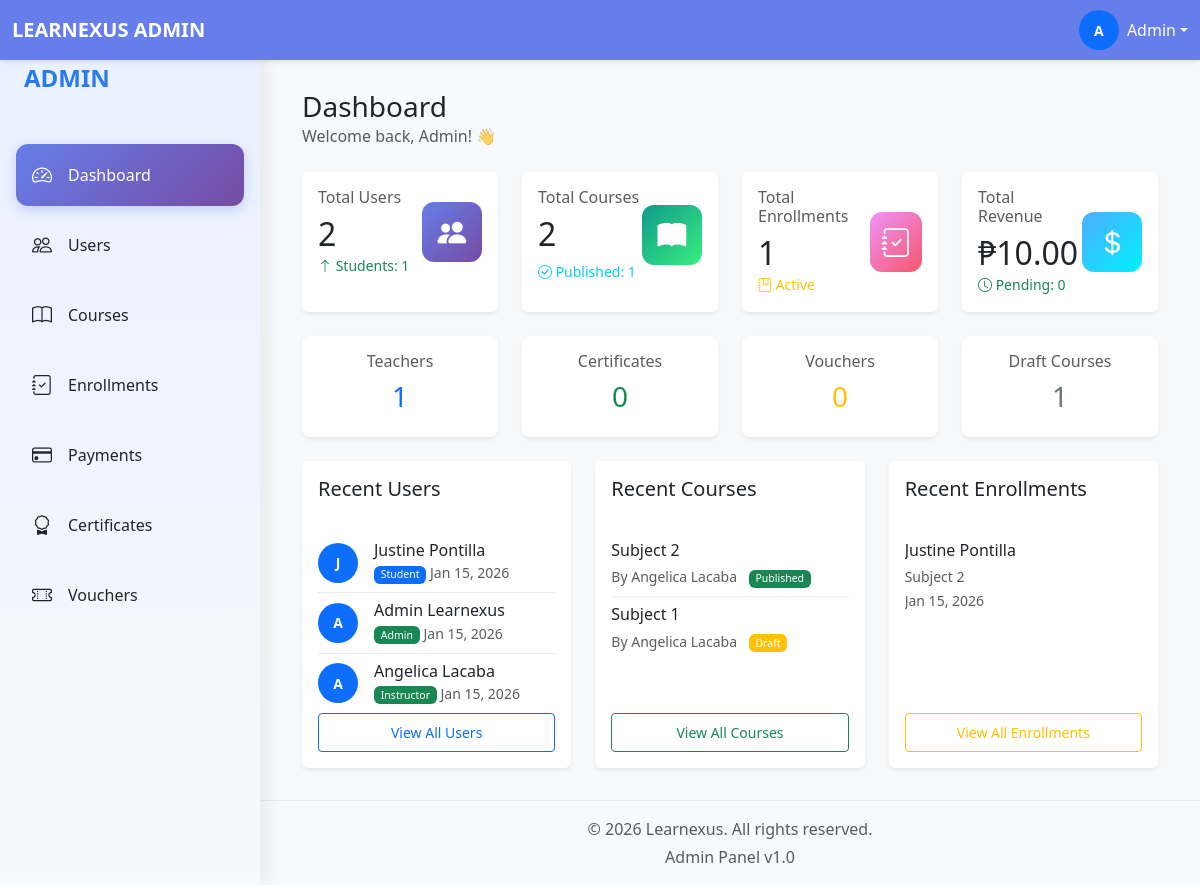
/admin/dashboard.php (signed in), run on the app's committed database.
### tables this page shows
CREATE TABLE `users` (
  `userID` int(11) NOT NULL,
  `email` varchar(255) NOT NULL,
  `passwordHash` varchar(255) NOT NULL,
  `firstName` varchar(100) NOT NULL,
  `lastName` varchar(100) NOT NULL,
  `middleInitial` varchar(5) NOT NULL,
  `phone` varchar(20) DEFAULT NULL,
  `avatar` varchar(255) DEFAULT NULL,
  `phoneVerified` tinyint(1) DEFAULT 0,
  `emailVerified` tinyint(1) DEFAULT 0,
  `role` enum('student','instructor','admin') DEFAULT 'student',
  `status` enum('active','inactive','suspended') DEFAULT 'active',
  `createdAt` timestamp NOT NULL DEFAULT current_timestamp(),
  `studentNumber` varchar(50) DEFAULT NULL,
  `teacherNumber` varchar(50) DEFAULT NULL
);

CREATE TABLE `courses` (
  `courseID` int(11) NOT NULL,
  `teacherID` int(11) NOT NULL,
  `title` varchar(255) NOT NULL,
  `description` text DEFAULT NULL,
  `price` decimal(10,2) DEFAULT 0.00,
  `category` varchar(100) DEFAULT NULL,
  `status` enum('draft','published','archived') DEFAULT 'draft',
  `passingScore` int(11) DEFAULT 70,
  `createdAt` timestamp NOT NULL DEFAULT current_timestamp()
);

CREATE TABLE `enrollments` (
  `enrollmentID` int(11) NOT NULL,
  `userID` int(11) NOT NULL,
  `courseID` int(11) NOT NULL,
  `paymentID` int(11) DEFAULT NULL,
  `progressPercentage` decimal(5,2) DEFAULT 0.00,
  `enrolledAt` timestamp NOT NULL DEFAULT current_timestamp(),
  `completedAt` timestamp NULL DEFAULT NULL,
  `status` enum('active','completed','dropped','pending') DEFAULT 'active'
);

### admin/dashboard.php (the view, shortened to what this page needs)
<?php
require_once '../database/db_connect.php';
try {
    $stmt = $conn->query("SELECT role, COUNT(*) as count FROM users GROUP BY role");
    $userStats = $stmt->fetchAll(PDO::FETCH_KEY_PAIR);
    $totalStudents = $userStats['student'] ?? 0;
    $totalTeachers = $userStats['instructor'] ?? 0;
    $totalUsers = $totalStudents + $totalTeachers;
    $stmt = $conn->query("SELECT status, COUNT(*) as count FROM courses GROUP BY status");
    $courseStats = $stmt->fetchAll(PDO::FETCH_KEY_PAIR);
    $publishedCourses = $courseStats['published'] ?? 0;
    $draftCourses = $courseStats['draft'] ?? 0;
    $archivedCourses = $courseStats['archived'] ?? 0;
    $totalCourses = $publishedCourses + $draftCourses + $archivedCourses;
    $stmt = $conn->query("SELECT COUNT(*) FROM enrollments");
    $totalEnrollments = $stmt->fetchColumn();
    $stmt = $conn->query("SELECT SUM(amount) FROM payments WHERE status = 'completed'");
    $totalRevenue = $stmt->fetchColumn() ?? 0;
    $stmt = $conn->query("SELECT COUNT(*) FROM payments WHERE status = 'pending'");
    $pendingPayments = $stmt->fetchColumn();
    $stmt = $conn->query("SELECT COUNT(*) FROM certificates");
    $totalCertificates = $stmt->fetchColumn();
    $stmt = $conn->query("SELECT COUNT(*) as total, SUM(isUsed) as used FROM vouchers");
    $voucherStats = $stmt->fetch();
    $totalVouchers = $voucherStats['total'] ?? 0;
    $stmt = $conn->query("SELECT userID, firstName, lastName, role, createdAt FROM users ORDER BY createdAt DESC LIMIT 5");
    $recentUsers = $stmt->fetchAll(PDO::FETCH_ASSOC);
    $stmt = $conn->query("
        SELECT c.courseID, c.title, c.status, c.createdAt, u.firstName, u.lastName
        FROM courses c
        JOIN users u ON c.teacherID = u.userID
        ORDER BY c.createdAt DESC
        LIMIT 5
    ");
    $recentCourses = $stmt->fetchAll(PDO::FETCH_ASSOC);
    $stmt = $conn->query("
        SELECT e.enrollmentID, e.enrolledAt, u.firstName, u.lastName, c.title
        FROM enrollments e
        JOIN users u ON e.userID = u.userID
        JOIN courses c ON e.courseID = c.courseID
        ORDER BY e.enrolledAt DESC
        LIMIT 5
    ");
    $recentEnrollments = $stmt->fetchAll(PDO::FETCH_ASSOC);
} catch (PDOException $e) {
    error_log("Dashboard Error: " . $e->getMessage());
}
include 'includes/header.php';
include 'includes/sidebar.php';
?>
<div class="main-content">
    <div class="container-fluid">
        <div class="d-flex justify-content-between align-items-center mb-4">
            <div>
                <h1 class="h3 mb-0">Dashboard</h1>
                <p class="text-muted mb-0">Welcome back, <?php echo htmlspecialchars($_SESSION['first_name']); ?>! 👋</p>
            </div>
        </div>
        <div class="row g-4 mb-4">
            <div class="col-xl-3 col-md-6">
                <div class="card stat-card border-0 shadow-sm h-100">
                    <div class="card-body">
                        <div class="d-flex justify-content-between align-items-center">
                            <div>
                                <h6 class="text-muted mb-2">Total Users</h6>
                                <h2 class="mb-0"><?php echo number_format($totalUsers); ?></h2>
                                <small class="text-success">
                                    <i class="bi bi-arrow-up"></i> Students: <?php echo $totalStudents; ?>
                                </small>
                            </div>
                            <div class="stat-icon bg-primary">
                                <i class="bi bi-people-fill"></i>
                            </div>
                        </div>
                    </div>
                </div>
            </div>
            <div class="col-xl-3 col-md-6">
                <div class="card stat-card border-0 shadow-sm h-100">
                    <div class="card-body">
                        <div class="d-flex justify-content-between align-items-center">
                            <div>
                                <h6 class="text-muted mb-2">Total Courses</h6>
                                <h2 class="mb-0"><?php echo number_format($totalCourses); ?></h2>
                                <div class="d-flex gap-2 justify-content-start align-items-center mt-2">
                                    <small class="text-info">
                                        <i class="bi bi-check-circle"></i> Published: <?php echo $publishedCourses; ?>
                                    </small>
                                </div>
                            </div>
                            <div class="stat-icon bg-success">
                                <i class="bi bi-book-fill"></i>
                            </div>
                        </div>
                    </div>
                </div>
            </div>
            <div class="col-xl-3 col-md-6">
                <div class="card stat-card border-0 shadow-sm h-100">
                    <div class="card-body">
                        <div class="d-flex justify-content-between align-items-center">
                            <div>
                                <h6 class="text-muted mb-2">Total Enrollments</h6>
                                <h2 class="mb-0"><?php echo number_format($totalEnrollments); ?></h2>
                                <small class="text-warning">
                                    <i class="bi bi-journal-bookmark"></i> Active
                                </small>
                            </div>
                            <div class="stat-icon bg-warning">
                                <i class="bi bi-journal-check"></i>
                            </div>
                        </div>
                    </div>
                </div>
            </div>
            <div class="col-xl-3 col-md-6">
                <div class="card stat-card border-0 shadow-sm h-100">
                    <div class="card-body">
                        <div class="d-flex justify-content-between align-items-center">
                            <div>
                                <h6 class="text-muted mb-2">Total Revenue</h6>
                                <h2 class="mb-0">₱<?php echo number_format($totalRevenue, 2); ?></h2>
                                <small class="text-success">
                                    <i class="bi bi-clock"></i> Pending: <?php echo $pendingPayments; ?>
                                </small>
                            </div>
                            <div class="stat-icon bg-info">
                                <i class="bi bi-currency-dollar"></i>
                            </div>
                        </div>
                    </div>
                </div>
            </div>
        </div>
        <div class="row g-4 mb-4">
            <div class="col-xl-3 col-md-6">
                <div class="card border-0 shadow-sm hover-stat">
                    <div class="card-body text-center">
                        <h6 class="text-muted">Teachers</h6>
                        <h3 class="text-primary"><?php echo number_format($totalTeachers); ?></h3>
                    </div>
                </div>
            </div>
            <div class="col-xl-3 col-md-6">
                <div class="card border-0 shadow-sm hover-stat">
                    <div class="card-body text-center">
                        <h6 class="text-muted">Certificates</h6>
                        <h3 class="text-success"><?php echo number_format($totalCertificates); ?></h3>
                    </div>
                </div>
            </div>
            <div class="col-xl-3 col-md-6">
                <div class="card border-0 shadow-sm hover-stat">
                    <div class="card-body text-center">
                        <h6 class="text-muted">Vouchers</h6>
                        <h3 class="text-warning"><?php echo number_format($totalVouchers); ?></h3>
                    </div>
                </div>
            </div>
            <div class="col-xl-3 col-md-6">
                <div class="card border-0 shadow-sm hover-stat">
                    <div class="card-body text-center">
                        <h6 class="text-muted">Draft Courses</h6>
                        <h3 class="text-secondary"><?php echo number_format($draftCourses); ?></h3>
                    </div>
                </div>
            </div>
        </div>
        <div class="row g-4">
            <div class="col-md-4 col-12">
                <div class="card border-0 shadow-sm h-100">
                    <div class="card-header bg-white border-0 py-3">
                        <h5 class="mb-0">Recent Users</h5>
                    </div>
                    <div class="card-body d-flex flex-column">
                        <div class="flex-grow-1 overflow-auto">
                            <div class="list-group list-group-flush">
                                <?php if (empty($recentUsers)): ?>
                                    <p class="text-muted">No recent users</p>
                                <?php else: ?>
                                    <?php foreach ($recentUsers as $user): ?>
                                        <div class="list-group-item px-0">
                                            <div class="d-flex align-items-center">
                                                <div class="avatar-sm bg-primary text-white rounded-circle d-flex align-items-center justify-content-center me-3">
                                                    <?php echo strtoupper(substr($user['firstName'], 0, 1)); ?>
                                                </div>
                                                <div class="flex-grow-1">
                                                    <h6 class="mb-0"><?php echo htmlspecialchars($user['firstName'] . ' ' . $user['lastName']); ?></h6>
                                                    <small class="text-muted">
                                                        <span class="badge bg-<?php echo $user['role'] === 'student' ? 'primary' : 'success'; ?>">
                                                            <?php echo ucfirst($user['role']); ?>
                                                        </span>
                                                        <?php echo date('M d, Y', strtotime($user['createdAt'])); ?>
                                                    </small>
                                                </div>
                                            </div>
                                        </div>
                                    <?php endforeach; ?>
                                <?php endif; ?>
                            </div>
                        </div>
                        <a href="users.php" class="btn btn-sm btn-outline-primary w-100 mt-3 mt-auto">View All Users</a>
                    </div>
                </div>
            </div>
            <div class="col-md-4 col-12">
                <div class="card border-0 shadow-sm h-100">
                    <div class="card-header bg-white border-0 py-3">
                        <h5 class="mb-0">Recent Courses</h5>
                    </div>
                    <div class="card-body d-flex flex-column">
                        <div class="flex-grow-1 overflow-auto">
                            <div class="list-group list-group-flush">
                                <?php if (empty($recentCourses)): ?>
                                    <p class="text-muted">No recent courses</p>
                                <?php else: ?>
                                    <?php foreach ($recentCourses as $course): ?>
                                        <div class="list-group-item px-0">
                                            <h6 class="mb-1"><?php echo htmlspecialchars($course['title']); ?></h6>
                                            <small class="text-muted">
                                                By <?php echo htmlspecialchars($course['firstName'] . ' ' . $course['lastName']); ?>
                                                <span class="badge bg-<?php
                                                    echo $course['status'] === 'published' ? 'success' :
                                                        ($course['status'] === 'draft' ? 'warning' : 'secondary');
                                                ?> ms-2">
                                                    <?php echo ucfirst($course['status']); ?>
                                                </span>
                                            </small>
                                        </div>
                                    <?php endforeach; ?>
                                <?php endif; ?>
                            </div>
                        </div>
                        <a href="courses.php" class="btn btn-sm btn-outline-success w-100 mt-3 mt-auto">View All Courses</a>
                    </div>
                </div>
            </div>
            <div class="col-md-4 col-12">
                <div class="card border-0 shadow-sm h-100">
                    <div class="card-header bg-white border-0 py-3">
                        <h5 class="mb-0">Recent Enrollments</h5>
                    </div>
                    <div class="card-body d-flex flex-column">
                        <div class="flex-grow-1 overflow-auto">
                            <div class="list-group list-group-flush">
                                <?php if (empty($recentEnrollments)): ?>
                                    <p class="text-muted">No recent enrollments</p>
                                <?php else: ?>
                                    <?php foreach ($recentEnrollments as $enrollment): ?>
                                        <div class="list-group-item px-0">
                                            <h6 class="mb-1"><?php echo htmlspecialchars($enrollment['firstName'] . ' ' . $enrollment['lastName']); ?></h6>
                                            <small class="text-muted">
                                                <?php echo htmlspecialchars($enrollment['title']); ?>
                                                <br>
                                                <?php echo date('M d, Y', strtotime($enrollment['enrolledAt'])); ?>
                                            </small>
                                        </div>
                                    <?php endforeach; ?>
                                <?php endif; ?>
                            </div>
                        </div>
                        <a href="enrollments.php" class="btn btn-sm btn-outline-warning w-100 mt-3 mt-auto">View All Enrollments</a>
                    </div>
                </div>
            </div>
        </div>
    </div>
</div>
<?php include 'includes/footer.php'; ?>

### data on the page
users: firstName "J", firstName+lastName "Justine Pontilla", role "Student", createdAt "Jan 15, 2026"
users: firstName "A", firstName+lastName "Admin Learnexus", role "Admin", createdAt "Jan 15, 2026"
users: firstName "A", firstName+lastName "Angelica Lacaba", role "Instructor", createdAt "Jan 15, 2026"
courses: title "Subject 2", teacherID.lastName "Angelica Lacaba", status "Published"
courses: title "Subject 1", teacherID.lastName "Angelica Lacaba", status "Draft"
enrollments: userID.lastName "Justine Pontilla", courseID.title "Subject 2", enrolledAt "Jan 15, 2026"

### other printed values
substr($_SESSION['first_name'], 0, 1) "A"
$_SESSION['first_name'] "Admin"
$totalUsers "2"
$totalStudents "1"
$totalCourses "2"
$publishedCourses "1"
$totalEnrollments "1"
$totalRevenue "10.00"
$pendingPayments "0"
$totalTeachers "1"
$totalCertificates "0"
$totalVouchers "0"
$draftCourses "1"
